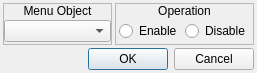
<?xml version="1.0" encoding="UTF-8"?>
<ui version="4.0">
 <class>ConfigureEvent_EnableDisableObject</class>
 <widget class="QDialog" name="ConfigureEvent_EnableDisableObject">
  <property name="geometry">
   <rect>
    <x>0</x>
    <y>0</y>
    <width>257</width>
    <height>73</height>
   </rect>
  </property>
  <property name="windowTitle">
   <string>Enable/Disable Object</string>
  </property>
  <property name="windowIcon">
   <iconset resource="gui_icons.qrc">
    <normaloff>:/icons/openrpgmaker.png</normaloff>:/icons/openrpgmaker.png</iconset>
  </property>
  <property name="styleSheet">
   <string notr="true">.QFrame
{
	border-width: 1px;
	border-style: solid;
	border-color: palette(window-text);
}

.QFrame&gt;QLabel
{
	border-width: 0px;
	background-color: palette(window-text);
	color: palette(window);
	font-weight: bold;
}

.QFrame&gt;QCheckBox
{
	background-color: palette(window-text);
	border-width: 0px;
	border-style: none;
	color: palette(window);
	spacing: 3px;
	font-weight: bold;
	padding: 0px 0px 0px 3px;
}

.QFrame&gt;QCheckBox::indicator
{
	min-width: 8px;
	max-width: 8px;
	min-height: 8px;
	max-height: 8px;
	width: 8px;
	height: 8px;
	border-width: 2px;
	border-radius: 0px;
	border-style: ridge;
	border-color: palette(mid);
}

.QFrame&gt;QCheckBox::indicator:unchecked
{
	background-color: palette(base);
}

.QFrame&gt;QCheckBox::indicator:checked
{
	background-color: palette(window-text);
}

.QFrame&gt;QCheckBox::indicator:hover
{
	border-color: palette(highlight);
}</string>
  </property>
  <layout class="QVBoxLayout" name="verticalLayout_4">
   <property name="spacing">
    <number>3</number>
   </property>
   <property name="margin">
    <number>3</number>
   </property>
   <item>
    <widget class="QWidget" name="widget_3" native="true">
     <layout class="QHBoxLayout" name="horizontalLayout_2">
      <property name="spacing">
       <number>3</number>
      </property>
      <property name="margin">
       <number>0</number>
      </property>
      <item>
       <widget class="QFrame" name="frame">
        <property name="frameShape">
         <enum>QFrame::StyledPanel</enum>
        </property>
        <property name="frameShadow">
         <enum>QFrame::Raised</enum>
        </property>
        <layout class="QVBoxLayout" name="verticalLayout">
         <property name="spacing">
          <number>0</number>
         </property>
         <property name="margin">
          <number>0</number>
         </property>
         <item>
          <widget class="QLabel" name="label">
           <property name="sizePolicy">
            <sizepolicy hsizetype="Preferred" vsizetype="Fixed">
             <horstretch>0</horstretch>
             <verstretch>0</verstretch>
            </sizepolicy>
           </property>
           <property name="styleSheet">
            <string notr="true"/>
           </property>
           <property name="text">
            <string>Menu Object</string>
           </property>
           <property name="alignment">
            <set>Qt::AlignCenter</set>
           </property>
          </widget>
         </item>
         <item>
          <widget class="QWidget" name="widget" native="true">
           <layout class="QVBoxLayout" name="verticalLayout_2">
            <property name="spacing">
             <number>0</number>
            </property>
            <property name="margin">
             <number>0</number>
            </property>
            <item>
             <widget class="QComboBox" name="cboxMenuObject">
              <property name="maxVisibleItems">
               <number>16</number>
              </property>
              <property name="insertPolicy">
               <enum>QComboBox::InsertAlphabetically</enum>
              </property>
             </widget>
            </item>
           </layout>
          </widget>
         </item>
        </layout>
       </widget>
      </item>
      <item>
       <widget class="QFrame" name="frame_2">
        <property name="frameShape">
         <enum>QFrame::StyledPanel</enum>
        </property>
        <property name="frameShadow">
         <enum>QFrame::Raised</enum>
        </property>
        <layout class="QVBoxLayout" name="verticalLayout_3">
         <property name="spacing">
          <number>0</number>
         </property>
         <property name="margin">
          <number>0</number>
         </property>
         <item>
          <widget class="QLabel" name="label_2">
           <property name="sizePolicy">
            <sizepolicy hsizetype="Preferred" vsizetype="Fixed">
             <horstretch>0</horstretch>
             <verstretch>0</verstretch>
            </sizepolicy>
           </property>
           <property name="text">
            <string>Operation</string>
           </property>
           <property name="alignment">
            <set>Qt::AlignCenter</set>
           </property>
          </widget>
         </item>
         <item>
          <widget class="QWidget" name="widget_2" native="true">
           <layout class="QHBoxLayout" name="horizontalLayout">
            <property name="spacing">
             <number>3</number>
            </property>
            <property name="leftMargin">
             <number>3</number>
            </property>
            <property name="topMargin">
             <number>0</number>
            </property>
            <property name="rightMargin">
             <number>3</number>
            </property>
            <property name="bottomMargin">
             <number>0</number>
            </property>
            <item>
             <widget class="QRadioButton" name="rbEnable">
              <property name="text">
               <string>Enable</string>
              </property>
             </widget>
            </item>
            <item>
             <widget class="QRadioButton" name="rbDisable">
              <property name="text">
               <string>Disable</string>
              </property>
             </widget>
            </item>
           </layout>
          </widget>
         </item>
        </layout>
       </widget>
      </item>
     </layout>
    </widget>
   </item>
   <item>
    <widget class="QDialogButtonBox" name="buttonBox">
     <property name="orientation">
      <enum>Qt::Horizontal</enum>
     </property>
     <property name="standardButtons">
      <set>QDialogButtonBox::Cancel|QDialogButtonBox::Ok</set>
     </property>
    </widget>
   </item>
  </layout>
 </widget>
 <resources>
  <include location="gui_icons.qrc"/>
 </resources>
 <connections>
  <connection>
   <sender>buttonBox</sender>
   <signal>accepted()</signal>
   <receiver>ConfigureEvent_EnableDisableObject</receiver>
   <slot>accept()</slot>
   <hints>
    <hint type="sourcelabel">
     <x>248</x>
     <y>254</y>
    </hint>
    <hint type="destinationlabel">
     <x>157</x>
     <y>274</y>
    </hint>
   </hints>
  </connection>
  <connection>
   <sender>buttonBox</sender>
   <signal>rejected()</signal>
   <receiver>ConfigureEvent_EnableDisableObject</receiver>
   <slot>reject()</slot>
   <hints>
    <hint type="sourcelabel">
     <x>316</x>
     <y>260</y>
    </hint>
    <hint type="destinationlabel">
     <x>286</x>
     <y>274</y>
    </hint>
   </hints>
  </connection>
 </connections>
</ui>
